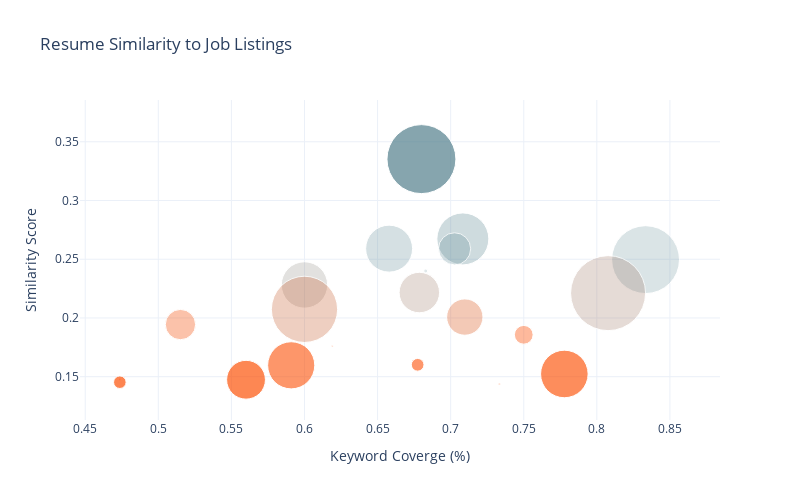

This figure's notebook cell:
### Code cell
# plot similarities to resume
plot_similarity_scores(df_r)

### Figure 1 — Plotly figure (JSON) as saved in the notebook; plotly's stock layout.template omitted (floating-point values rounded to 4 significant figures)
{"data": [{"marker": {"color": [0.3352, 0.2673, 0.259, 0.2588, 0.2497, 0.24, 0.2281, 0.2216, 0.2211, 0.2073, 0.2008, 0.1944, 0.1857, 0.1812, 0.176, 0.1601, 0.1597, 0.1523, 0.1479, 0.1474, 0.1453, 0.1438], "colorscale": [[0, "rgba(252,76,1,1.0)"], [0.25, "rgba(252,76,1,0.5)"], [0.5, "rgba(83,128,141,0.25)"], [0.75, "rgba(83,128,141,0.5)"], [1, "rgba(83,128,141,1.0)"]], "size": [68.98, 51.97, 46.95, 32.19, 67.9, 3.948, 46.37, 40.45, 75, 66.24, 36.35, 30.29, 18.77, 0, 1.667, 12.71, 47.14, 47.55, 1.94, 38.82, 12.55, 1.682]}, "mode": "markers", "text": ["Sr. IT Data Analyst", "Sr. Data Analyst (Pharma)", "Manager, Machine Learning and Advanced Analytics", "Data Science Manager - Contract", "Data Scientist", "Data Scientist", "Senior Manager, Data and AI Risk", "Senior Data Analyst", "Data Analyst - Operations", "Data Scientist - Climate/Weather", "Senior Data Scientist, Trust & Safety and Support Operations", "Machine Learning Engineer", "Senior Product Manager, Growth Marketing & Analytics", "Scene+ Data Scientist", "Data Science Co-op (R&D) - Summer term", "Software Engineer AI/ ML- Co-Op (PEY/ Masters)", "Staff Machine Learning Engineer", "ML Engineer", "Manager, Data & AI Risk", "Senior Machine Learning Engineer, NLP (Remote)", "Senior Manager, Data & AI Risk", "Sr. Manager/ Associate Director - Pricing Analytics"], "type": "scatter", "x": [0.68, 0.7083, 0.6579, 0.7027, 0.8333, 0.6829, 0.6, 0.6786, 0.8077, 0.6, 0.7097, 0.5152, 0.75, 0.6216, 0.619, 0.6774, 0.5909, 0.7778, 0.4737, 0.56, 0.4737, 0.7333], "y": [0.3352, 0.2673, 0.259, 0.2588, 0.2497, 0.24, 0.2281, 0.2216, 0.2211, 0.2073, 0.2008, 0.1944, 0.1857, 0.1812, 0.176, 0.1601, 0.1597, 0.1523, 0.1479, 0.1474, 0.1453, 0.1438]}], "layout": {"height": 500, "title": {"text": "Resume Similarity to Job Listings"}, "width": 800, "xaxis": {"title": {"text": "Keyword Coverge (%)"}}, "yaxis": {"title": {"text": "Similarity Score"}}}}
